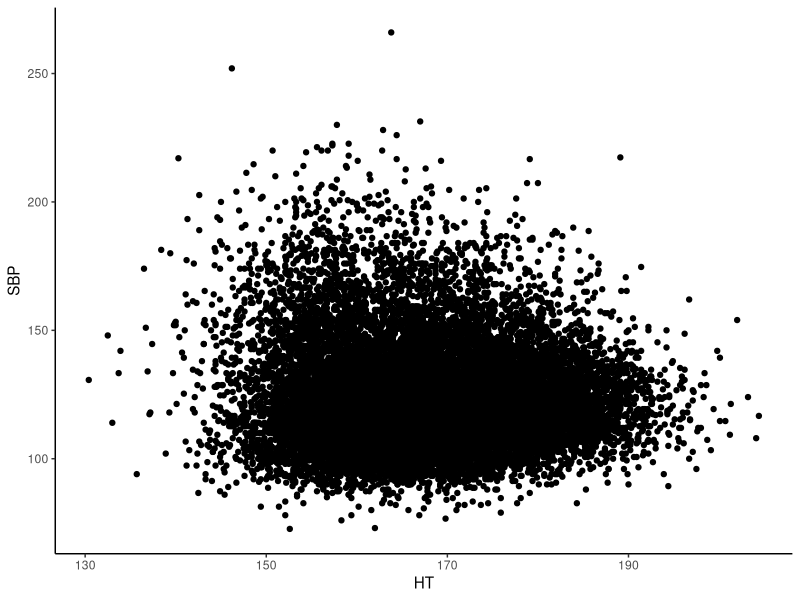
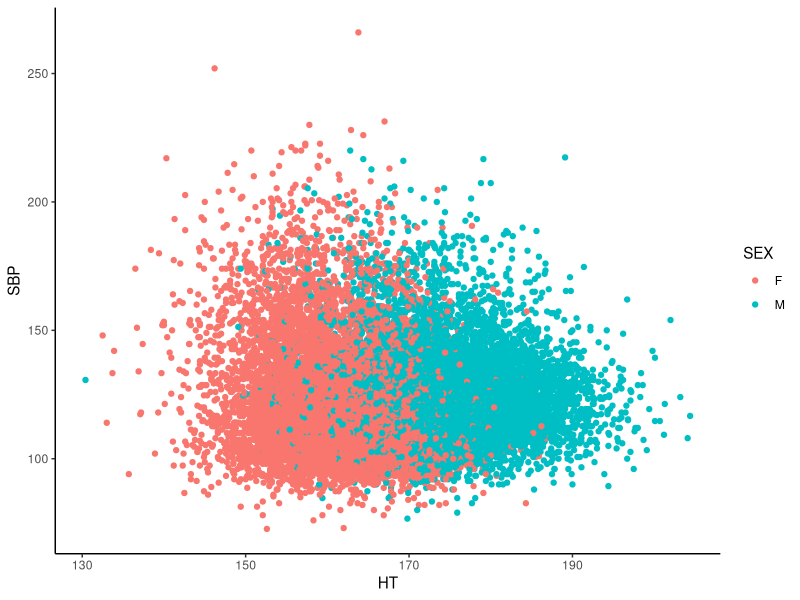
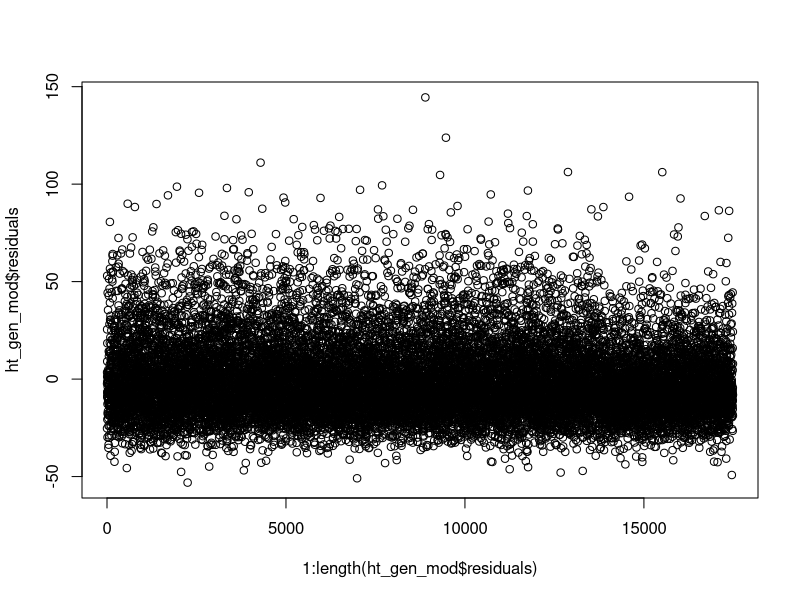
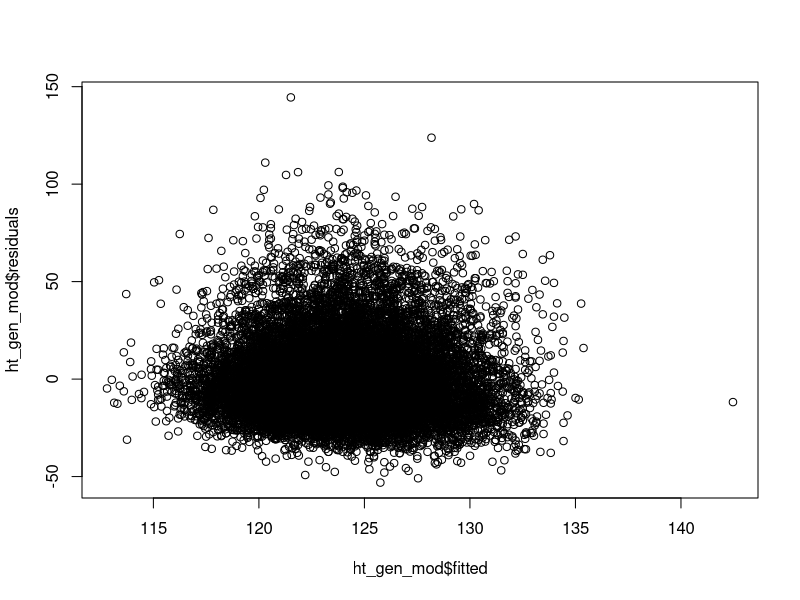
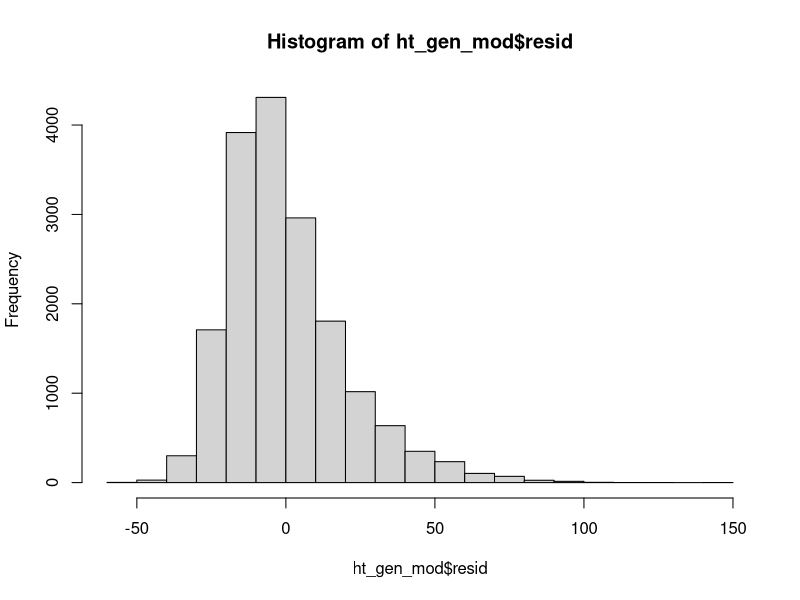
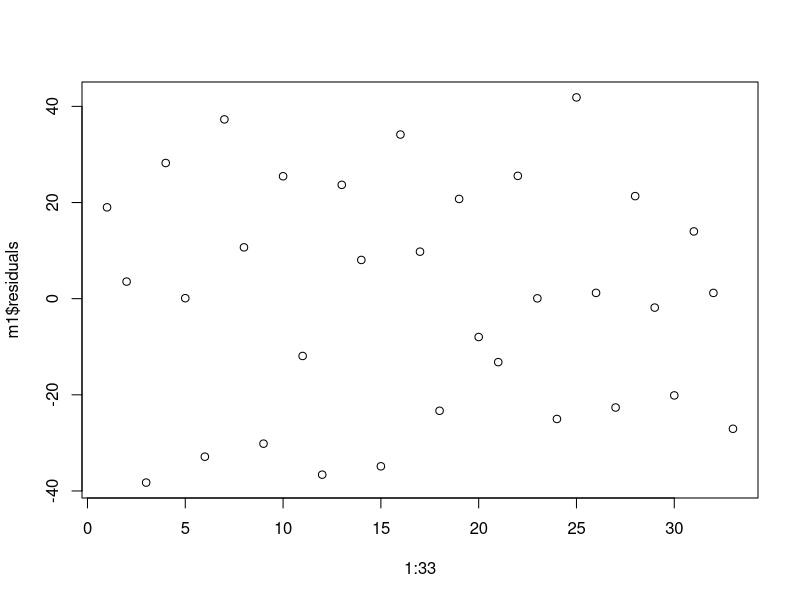
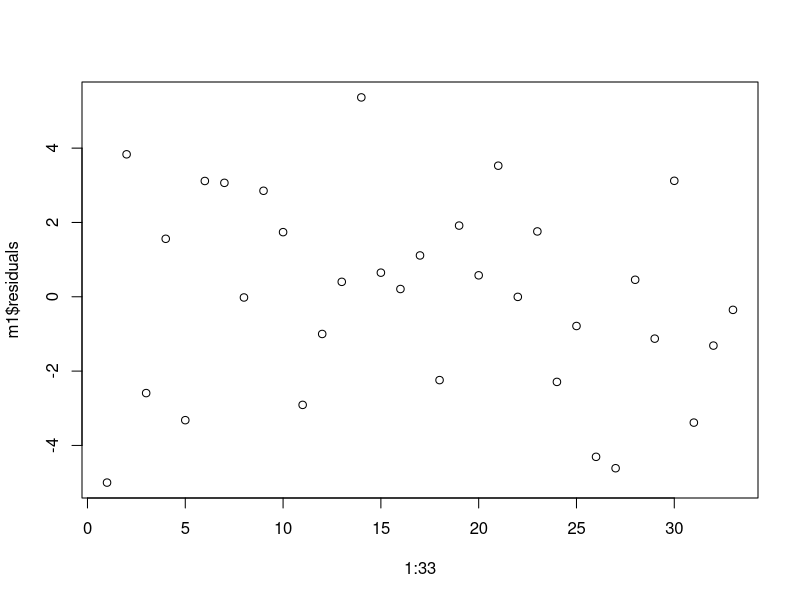
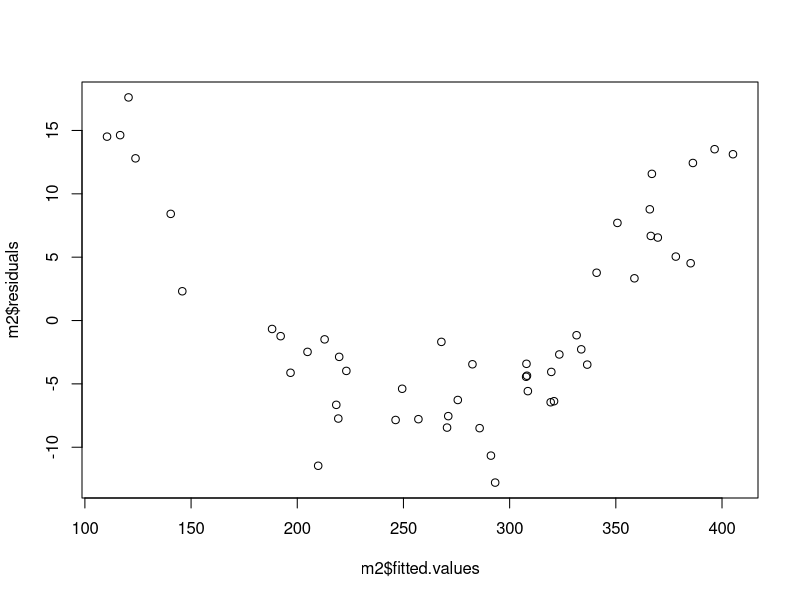

Write the R code that produced these figures, in order.
## ---- chunk 1
library(tidyverse)
## ---- chunk 2
bp_dat<-read_csv("./data/blood_pressure.csv")
ht_mod=lm(SBP~HT,
         data = bp_dat)
summary(ht_mod)
## ---- chunk 3
bp_dat%>%
  ggplot(aes(x=`HT`,
             y=`SBP`))+
  geom_point()+
  theme_classic()
## ---- chunk 4
bp_dat%>%
  ggplot(aes(x=`HT`,
             y=`SBP`))+
  geom_point(aes(colour = SEX))+
  theme_classic()
## ---- chunk 5
ht_gen_mod=lm(SBP~HT+SEX,
         data = bp_dat)
summary(ht_gen_mod)
## ---- chunk 6
plot(1:length(ht_gen_mod$residuals),ht_gen_mod$residuals)
## ---- chunk 7
plot(ht_gen_mod$fitted,ht_gen_mod$residuals)
## ---- chunk 8
hist(ht_gen_mod$resid)
## ---- chunk 9
x=runif(33,10,20)
x2=rep(c(3,0,-3),11)
y=2*x+10*x2+rnorm(33,10,3)
m1=lm(y~x)
plot(1:33,m1$residuals)
## ---- chunk 10
m1=lm(y~x+x2)
plot(1:33,m1$residuals)
## ---- chunk 11
x=runif(50,10,20)
y2=x+x^2+rnorm(50,10,3)
m2=lm(y2~x)
plot(m2$fitted.values,m2$residuals)
## ---- chunk 12
m2=lm(y2~x+I(x^2))
plot(m2$fitted.values,m2$residuals)
## ---- chunk 13
x=sort(runif(500,10,20))
y3=x+rnorm(500,rep(0,500),1:500)
m3=lm(y3~x)
plot(m3$fitted.values,m3$residuals)
## ---- chunk 14
x=runif(500,10,20)
y4=x+rexp(500,.1)
m4=lm(y4~x)
hist(m4$residuals)
## ---- chunk 15
wage_dat<-read_csv("./data/wage_data.csv")
wage_dat%>%
  ggplot(aes(x=FamilySize, y=Earnings))+
  geom_point()+
  labs(x="Family Size", y = "Annual Earnings", title = "Family Size versus Annual Earnings")
## ---- chunk 16

size_mod = lm(Earnings~FamilySize, data = wage_dat)
summary(size_mod)
## ---- chunk 17
wage_dat%>%
  ggplot(aes(x=`Age`,
             y=`Earnings`))+
  geom_point()+
  geom_smooth(method = "lm", se=FALSE)+
  theme_classic()
## ---- chunk 18
size_age_mod = lm(Earnings~FamilySize+Age, data = wage_dat)
summary(size_age_mod)
## ---- chunk 19
size_age_mod%>%
  fortify(wage_dat)%>%
  ggplot(aes(x = .fitted, y = .resid))+
  geom_point()+
  geom_hline(yintercept = 0)+
  labs( x = "Predicted Values", y = "Residuals", title = "Residuals vs. predicted values")
## ---- chunk 20
hist(size_age_mod$residuals)
